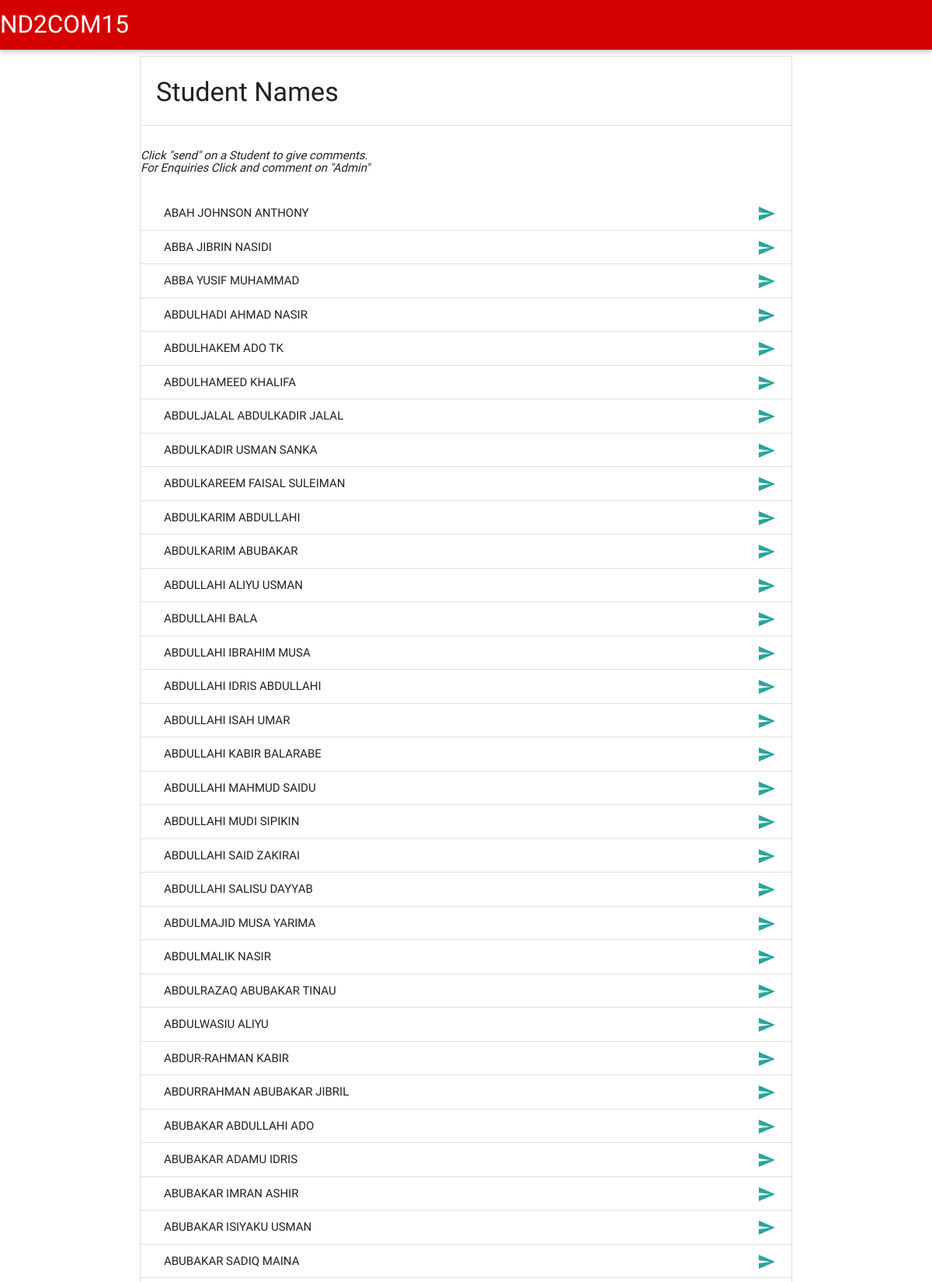
The page / (upper part) on the database its author committed.
### GradComment/models.py (models this page shows, shortened)
class Students(models.Model):
    name = models.CharField(max_length=255)
    reg = models.CharField(max_length=255, unique=True)

### GradComment/views.py (the view)
# urls.py: url(r'^$', views.indexView, name='index'),
def indexView(request):
    getStudent_list = Students.objects.order_by('name')
    context = {'Student_list': getStudent_list}
    return render(request, 'student_list.html', context)

### templates/student_list.html
{% extends 'base.html' %}
{% block body %}
    <ul class="collection with-header">
        <li class="collection-header"><h4>Student Names</h4></li> <br>
        <h6> <i> Click "send" on a Student to give comments. <br> For Enquiries Click and comment on "Admin" </i> </h6> <br>
    {% for i in  Student_list%}
        <li class="collection-item"><div>{{ i.name }}<a href="student/{{ i.id }}" class="secondary-content"><i class="material-icons">send</i></a></div></li>
    {% endfor %}
      </ul>
{% endblock %}

### templates/base.html (shortened to what this page needs)
 <!DOCTYPE html>
 {% load staticfiles %}
  <html>
    <head>
      <link type="text/css" rel="stylesheet" href="{% static 'css/materialize.min.css' %}"  media="screen,projection"/>
    </head>
    <body>
<header>
    <nav>
    <div class="nav-wrapper red accent-4">
      <a href="/" class="brand-logo">ND2COM15</a>
    </div>
  </nav>
</header>
<main class="container">
    {% block body %}
    {% endblock %}
</main>
    </body>
  </html>

### rows shown on the page
Students: name "ABAH JOHNSON ANTHONY"
Students: name "ABBA JIBRIN NASIDI"
Students: name "ABBA YUSIF MUHAMMAD"
Students: name "ABDULHADI AHMAD NASIR"
Students: name "ABDULHAKEM ADO TK"
Students: name "ABDULHAMEED KHALIFA"
Students: name "ABDULJALAL ABDULKADIR JALAL"
Students: name "ABDULKADIR USMAN SANKA"
Students: name "ABDULKAREEM FAISAL SULEIMAN"
Students: name "ABDULKARIM ABDULLAHI"
Students: name "ABDULKARIM ABUBAKAR"
Students: name "ABDULLAHI ALIYU USMAN"
Students: name "ABDULLAHI BALA"
Students: name "ABDULLAHI IBRAHIM MUSA"
Students: name "ABDULLAHI IDRIS ABDULLAHI"
Students: name "ABDULLAHI ISAH UMAR"
Students: name "ABDULLAHI KABIR BALARABE"
Students: name "ABDULLAHI MAHMUD SAIDU"
Students: name "ABDULLAHI MUDI SIPIKIN"
Students: name "ABDULLAHI SAID ZAKIRAI"
Students: name "ABDULLAHI SALISU DAYYAB"
Students: name "ABDULMAJID MUSA YARIMA"
Students: name "ABDULMALIK NASIR"
Students: name "ABDULRAZAQ ABUBAKAR TINAU"
Students: name "ABDULWASIU ALIYU"
Students: name "ABDUR-RAHMAN KABIR"
Students: name "ABDURRAHMAN ABUBAKAR JIBRIL"
Students: name "ABUBAKAR ABDULLAHI ADO"
Students: name "ABUBAKAR ADAMU IDRIS"
Students: name "ABUBAKAR IMRAN ASHIR"
Students: name "ABUBAKAR ISIYAKU USMAN"
Students: name "ABUBAKAR SADIQ MAINA"
